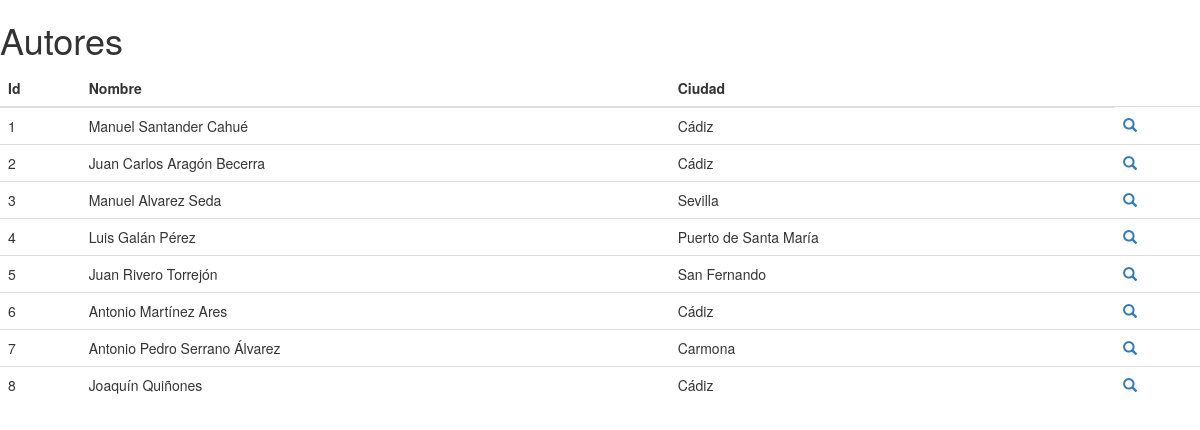
Screenshot of /autoresapp/autores.php with the database file from the repository.
### tables this page shows
CREATE TABLE `Autores` (
  `Id` int NOT NULL,
  `Nombre` varchar(70) NOT NULL,
  `Ciudad` varchar(100) NOT NULL
);

### www/autoresapp/utiles/bbdd.php (called while the page is built, shortened)
<?php
function createSELECT($nombre_tabla){
    return $query_autores = 'SELECT * From '.$nombre_tabla;
}
function conectar_con_bbdd(){
    $user_bbdd = 'user';
    $pass_bbdd = 'test';
    $nombre_bbdd = "myDb";
    $host = 'db';
    $conn = mysqli_connect($host,  $user_bbdd, $pass_bbdd, $nombre_bbdd);
    return $conn;
}
function obtenerAutores(){
    $query = createSELECT('Autores');
    $autores = [];
    try {
        $conn = conectar_con_bbdd();
        $result = mysqli_query($conn,  $query);
        while($value = $result->fetch_array(MYSQLI_ASSOC)){
            $id = $value['Id'];
            $autores[$id] = $value;
        }
        return $autores;
    } catch (Exception $e) {
        echo 'Excepción capturada: ',  $e->getMessage(), "\n";
    }finally{
        return $autores;
    }
}

### www/autoresapp/utiles/htmlutil.php (the view, shortened to what this page needs)
<?php
    function html($body, $titulo = "Document", $bootstrap = true, $jquery = true){
        $ret = "";
        $ret .= "<!DOCTYPE html>";
        $ret .= "<html lang='es'>";
        $ret .= "<head>";
        if($bootstrap)
            $ret .= bootstrap();
        if($jquery)
            $ret .= jquery();
        $ret .= "<meta charset='UTF-8'>";
        $ret .= "<meta name='viewport' content='width=device-width, initial-scale=1.0'>";
        $ret .= "<title>$titulo</title>";
        $ret .= "</head>";
        $ret .= "<body>";
        $ret .=$body;
        $ret .= "</body>";
        $ret .= "</html>";
        return $ret;
    }
    function bootstrap(){
        $ret = "";
        $ret .= "<link rel='stylesheet' href='http://maxcdn.bootstrapcdn.com/bootstrap/3.3.6/css/bootstrap.min.css'>";
        $ret .= "<script src='http://maxcdn.bootstrapcdn.com/bootstrap/3.3.6/js/bootstrap.min.js'></script>";
        return $ret;
    }
    function jquery(){
        $ret = "";
        $ret .= "<script src='https://ajax.googleapis.com/ajax/libs/jquery/1.12.0/jquery.min.js'></script>";
        return $ret;
    }
    function tableAction($dictID_de_array, $class='table table-hover'){
        $ret = "";
        if(!is_null($dictID_de_array) & sizeof($dictID_de_array)>=1){
            $aux = array_keys($dictID_de_array);
            $atributos = array_keys($dictID_de_array[$aux[0]]);
            $ret .= "<table class='$class'>";
            $ret .= "<thead><tr>";
            foreach ($atributos as $atributo) {
                $ret .= "<th scope='col'>$atributo</th>";
            }
            foreach ($dictID_de_array as $id => $registro) {
                $ret .= "<tr>";
                foreach($registro as $value){
                    $ret .= "<td>$value</td>";
                }
                $ret .= "<td><a href='obras.php?id=$id'><span class='glyphicon glyphicon-search'></span></td>";
                $ret .= "</tr>";
            }
            $ret .= "<table class='$class'>";
            $ret .= "</table>";
        }else{
            $ret .= "<p>tabla vacia</p>";
        }
        return $ret;
    }
?>

### www/autoresapp/autores.php
<?php
require_once "utiles/bbdd.php";
require_once "utiles/htmlutil.php";
$autores = obtenerAutores();
echo html("<h1>Autores</h1>".tableAction($autores), "Autores");
?>

### rows the page displays
autores: Id "1", Nombre "Manuel Santander Cahué", Ciudad "Cádiz"
autores: Id "2", Nombre "Juan Carlos Aragón Becerra", Ciudad "Cádiz"
autores: Id "3", Nombre "Manuel Alvarez Seda", Ciudad "Sevilla"
autores: Id "4", Nombre "Luis Galán Pérez", Ciudad "Puerto de Santa María"
autores: Id "5", Nombre "Juan Rivero Torrejón", Ciudad "San Fernando"
autores: Id "6", Nombre "Antonio Martínez Ares", Ciudad "Cádiz"
autores: Id "7", Nombre "Antonio Pedro Serrano Álvarez", Ciudad "Carmona"
autores: Id "8", Nombre "Joaquín Quiñones", Ciudad "Cádiz"

### other values shown
html("<h1>Autores</h1>".tableAction($autores), "Autores") "Autores"
$atributo "Id"
$atributo "Nombre"
$atributo "Ciudad"
